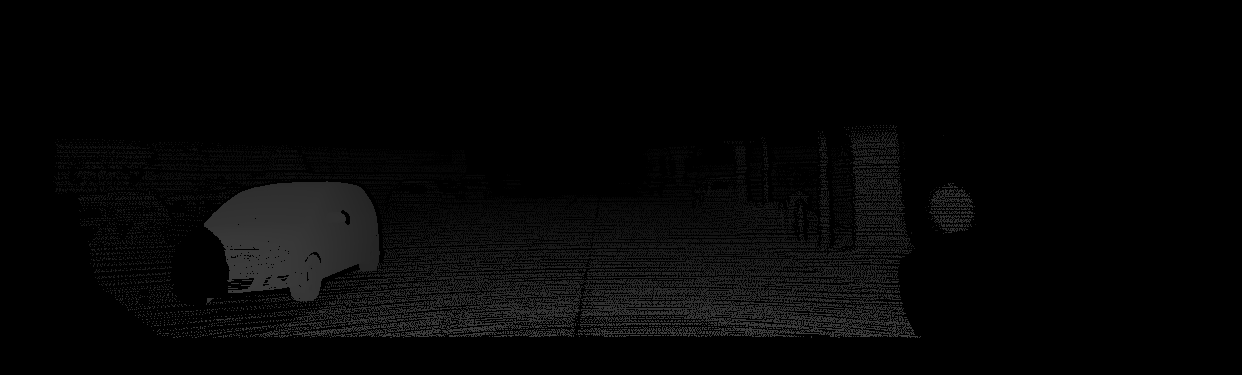
#> input picture datasets/data_scene_flow/training/disp_noc_1/000000_10.png, 1242 x 375 px, found by its file name
$ python check_disparity_gt.py
#> lines starting #> are read from the running program, lines starting #| are printed output that depends on the picture
#!/usr/bin/env python
# -*-coding:utf-8 -*-
"""
@Project ：Masterarbeit
@File    ：check_disparity_gt.py
@Author  ：Yu Cao
@Date    ：2021/12/28 10:26
"""

import re
import numpy as np
import sys
import cv2
import os
from PIL import Image
from tqdm import tqdm


def to_warped_image(img, disp, direction_str):
    if direction_str == 'r2l':
        direction = - 1
    elif direction_str == 'l2r':
        direction = 1

    map_x = np.zeros((img.shape[0], img.shape[1]), dtype=np.float32)
    map_y = np.zeros((img.shape[0], img.shape[1]), dtype=np.float32)

    for i in range(map_x.shape[0]):
        map_x[i, :] = [x for x in range(map_x.shape[1])]

    if disp.ndim == 3:
        disp = np.squeeze(disp, axis=-1)

    map_x = map_x + disp * direction

    for j in range(map_y.shape[1]):
        map_y[:, j] = [y for y in range(map_y.shape[0])]

    left_warped = cv2.remap(img, map_x, map_y, cv2.INTER_LINEAR)

    return left_warped


def get_warp_errormap(img, img_warped, gray=True):

    if gray:
        img= cv2.cvtColor(img, cv2.COLOR_BGR2GRAY)
        img_warped = cv2.cvtColor(img_warped, cv2.COLOR_BGR2GRAY)

    errormap = abs(img.astype('int16') - img_warped.astype('int16'))

    return errormap


def to_warped_image_diy(img, disp, direction_str, right):
    if direction_str == 'r2l':
        direction = - 1
    elif direction_str == 'l2r':
        direction = 1

    map_x = np.zeros((img.shape[0], img.shape[1]), dtype=np.float32)
    map_y = np.zeros((img.shape[0], img.shape[1]), dtype=np.float32)

    for i in range(map_x.shape[0]):
        map_x[i, :] = [x for x in range(map_x.shape[1])]

    if disp.ndim == 3:
        disp = np.squeeze(disp, axis=-1)

    old_map_x = map_x
    map_x = map_x + disp * direction
    mask = old_map_x == map_x
    assert not np.all(mask)

    for j in range(map_y.shape[1]):
        map_y[:, j] = [y for y in range(map_y.shape[0])]

    left_warped = cv2.remap(img, map_x, map_y, cv2.INTER_LINEAR)

    left_new = np.array(left_warped)
    left_new[mask] = 0
    cv2.imwrite("1.jpg", left_new)
    left_points = cv2.imread("1.jpg")

    right_array = np.array(right)
    right_array[mask] = 0
    cv2.imwrite("2.jpg", right_array)
    right_points = cv2.imread("2.jpg")

    print(np.sum(left_new) - np.sum(mask)*3)

    return left_warped, left_points, right_points


# def check_disparity_gt():

if __name__ == "__main__":
    left_path = r"C:\Users\cyzho\Desktop\to_check_disparity\left\2013_05_28_drive_0002_sync_0000004613_left.png"
    # left = Image.open(left_path)
    # left_path = r"D:\Masterarbeit\dataset\sceneflow\driving\left\000001_left.png"
    left_path = r"D:\Masterarbeit\dataset\kitti 2015\kitti_2015\data_scene_flow\training\image_2\000000_10.png"
    left = cv2.imread(left_path)
#> left is the input picture: shape (375, 1242, 3); min 0, max 64, mean 5.5
    # left = np.array(left)


    right_path = r"C:\Users\cyzho\Desktop\to_check_disparity\right\2013_05_28_drive_0002_sync_0000004613_right.png"
    # right = Image.open(right_path)
    #right_path = r"D:\Masterarbeit\dataset\sceneflow\driving\right\000001_right.png"
    right_path = r"D:\Masterarbeit\dataset\kitti 2015\kitti_2015\data_scene_flow\training\image_3\000000_10.png"
    right = cv2.imread(right_path)
    # right = np.array(right)


    disp_path = r"C:\Users\cyzho\Desktop\to_check_disparity\disparity\2013_05_28_drive_0002_sync_0000004613_disparity.tiff"
    #disp_path = r"D:\Masterarbeit\dataset\sceneflow\driving\disparity\000001_disparity.tiff"
    disp_path = r"D:\Masterarbeit\dataset\kitti 2015\kitti_2015\data_scene_flow\training\disp_occ_0\000000_10.png"
    #disp_path = r"C:\Users\cyzho\Desktop\result_dis.png"

    disp = Image.open(disp_path)
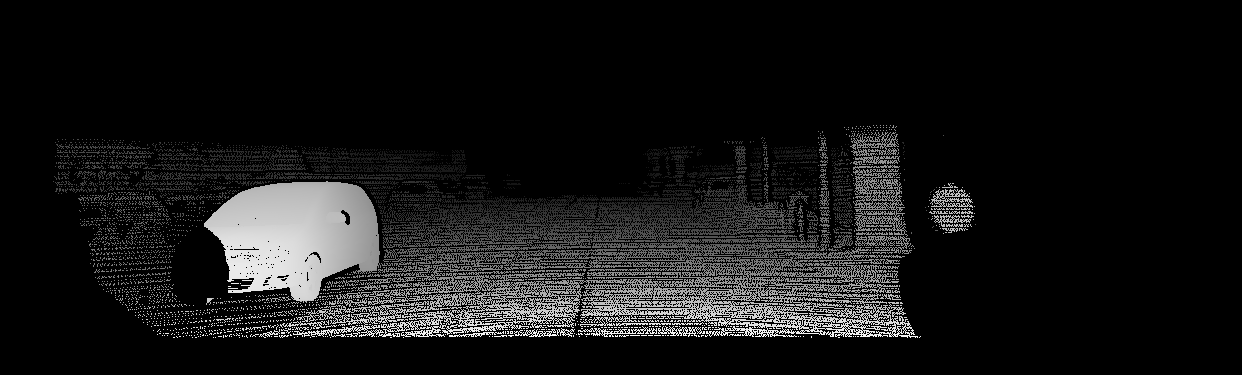
#> disp: PIL image 1242x375 I;16; min 0, max 16619, mean 1427.4; drawn with min black and max white
    disp = np.array(disp, dtype=np.float32)
#> disp: shape (375, 1242) float32
    disp = disp/256.0

    direction_str = 'l2r'
    left_warped = to_warped_image(left, disp, direction_str)
#> after the loop in to_warped_image, `for i in range(map_x.shape[0]):`:
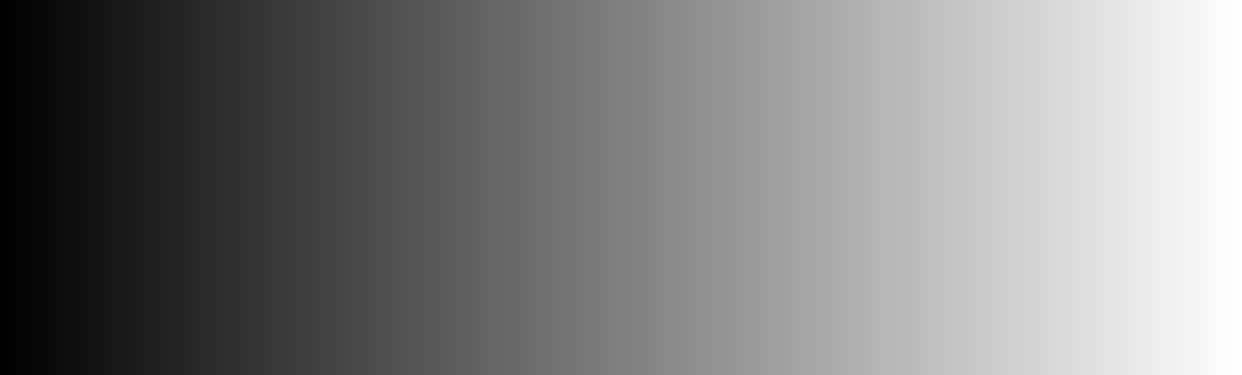
#> map_x: shape (375, 1242) float32; min 0, max 1241, mean 620.5; drawn with min black and max white
#> after the loop in to_warped_image, `for j in range(map_y.shape[1]):`:
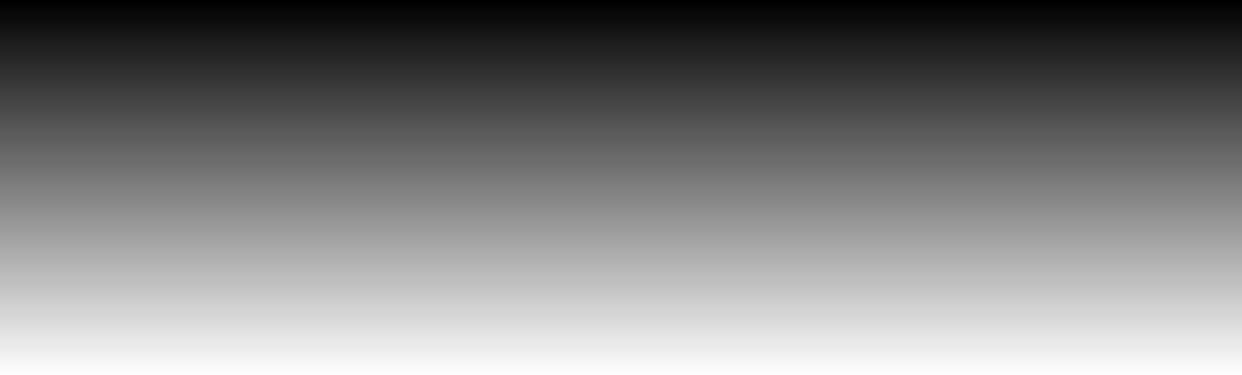
#> map_y: shape (375, 1242) float32; min 0, max 374, mean 187; drawn with min black and max white
#> in to_warped_image, `left_warped = cv2.remap(img, map_x, map_y, cv2.INTER_LINEAR)`:
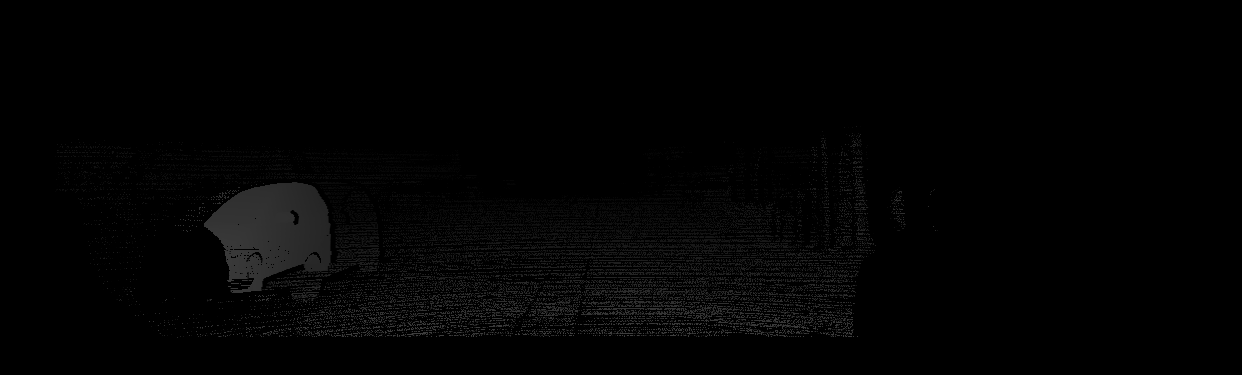
#> left_warped: shape (375, 1242, 3); min 0, max 64, mean 2.9


    errormap = get_warp_errormap(right, left_warped, gray=True)
#> in get_warp_errormap, `errormap = abs(img.astype('int16') - img_warped.astype('int16'))`:
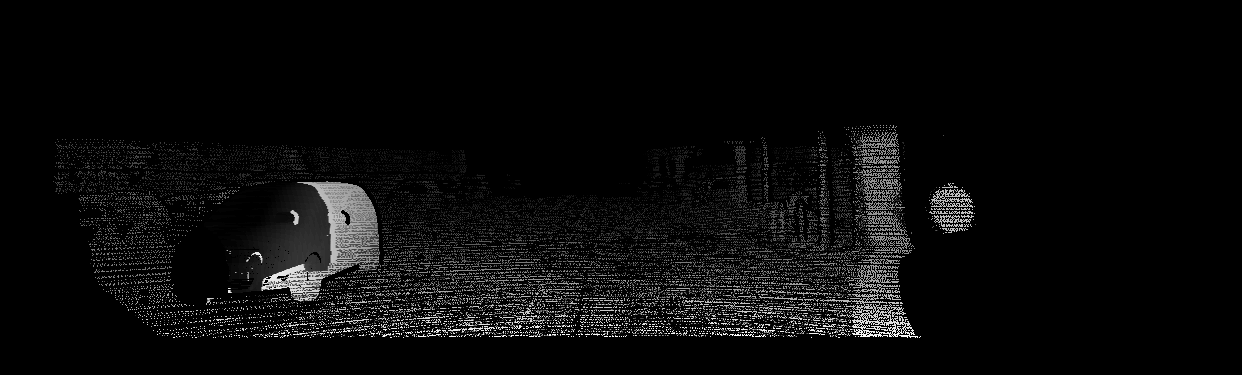
#> errormap: shape (375, 1242) int16; min 0, max 64, mean 2.7; drawn with min black and max white

    errormap = np.array(errormap, np.uint8)
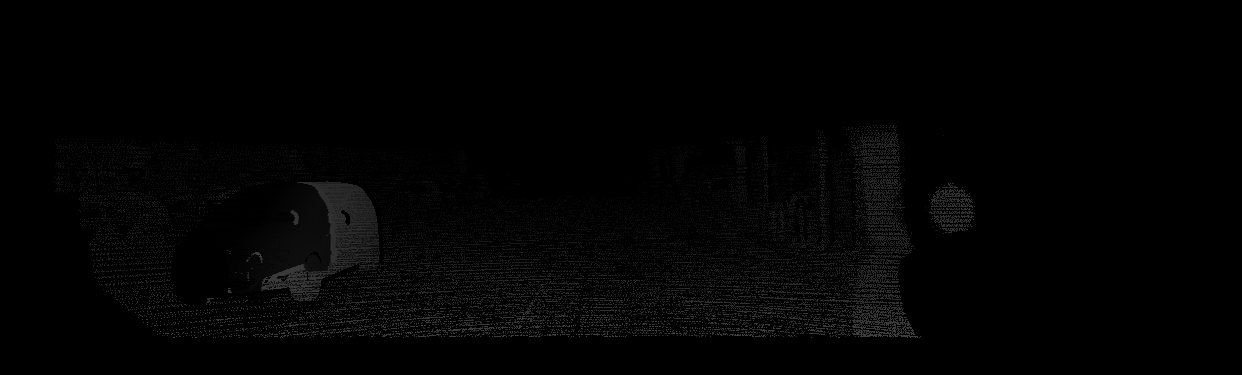
#> errormap: shape (375, 1242); min 0, max 64, mean 2.7
    #errormap = cv2.cvtColor(errormap, cv2.GRAY2COLOR_BGR)
    cv2.imshow("Image", errormap)
    cv2.waitKey(0)
    cv2.destroyAllWindows()


    '''
    direction_str = 'l2r'
    warped_img, warped_points, right_points = to_warped_image_diy(left, disp, direction_str, right)
    direction_str = 'r2l'
    # warped_img, warped_points, right_points = to_warped_image_diy(right, disp, direction_str,left)

    left_warped_points = np.array(warped_points)
    right_points = np.array(right_points)


    diff_positions = []
    for c in [0, 1, 2]:
        for x in tqdm(range(left_warped_points.shape[0])):
            for y in tqdm(range(left_warped_points.shape[1])):
                if left_warped_points[x, y, c] != right_points[x, y, c]:
                    if abs(left_warped_points[x, y, c] - right_points[x, y, c]) < 1:
                        diff_positions.append([x, y])
                else:
                    diff_positions.append([x, y])

    print(np.all(left_warped_points == right_points))
    print(np.sum(left_warped_points != right_points))
    print(np.max(abs(left_warped_points-right_points)))

    for [x,y] in tqdm(diff_positions):
        left_warped_points[x,y] = 0

    cv2.imwrite("3.jpg", left_warped_points)
    left_differ = cv2.imread("3.jpg")


    print('stop')

    cv2.imshow("Image", left_differ)
    cv2.waitKey(0)
    cv2.destroyAllWindows()
    '''

$ run again, with datasets/data_scene_flow/training/disp_noc_1/000007_10.png copied over datasets/data_scene_flow/training/disp_noc_1/000000_10.png
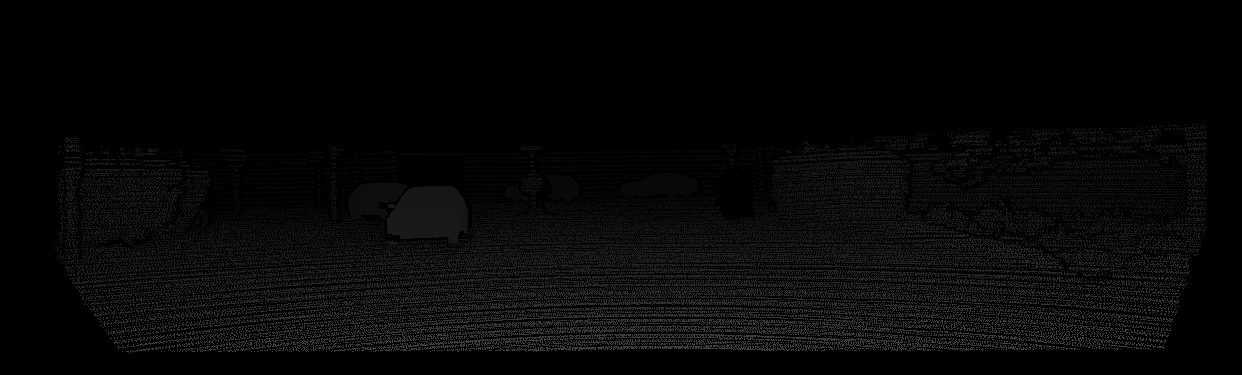
#> input picture datasets/data_scene_flow/training/disp_noc_1/000007_10.png, 1242 x 375 px, found by its file name
#> left is the input picture: shape (375, 1242, 3); min 0, max 70, mean 6.4
#> `disp = Image.open(disp_path)`:
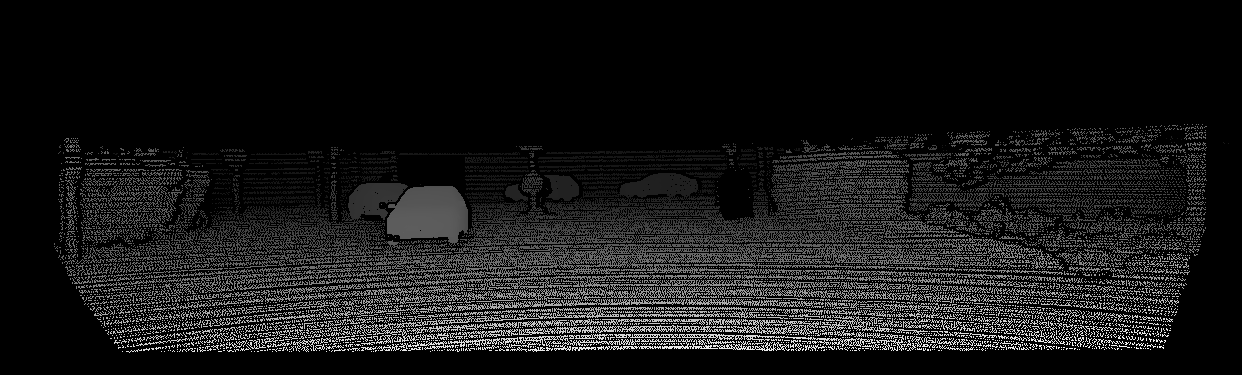
#> disp: PIL image 1242x375 I;16; min 0, max 18065, mean 1651; drawn with min black and max white
#> in get_warp_errormap, `errormap = abs(img.astype('int16') - img_warped.astype('int16'))`:
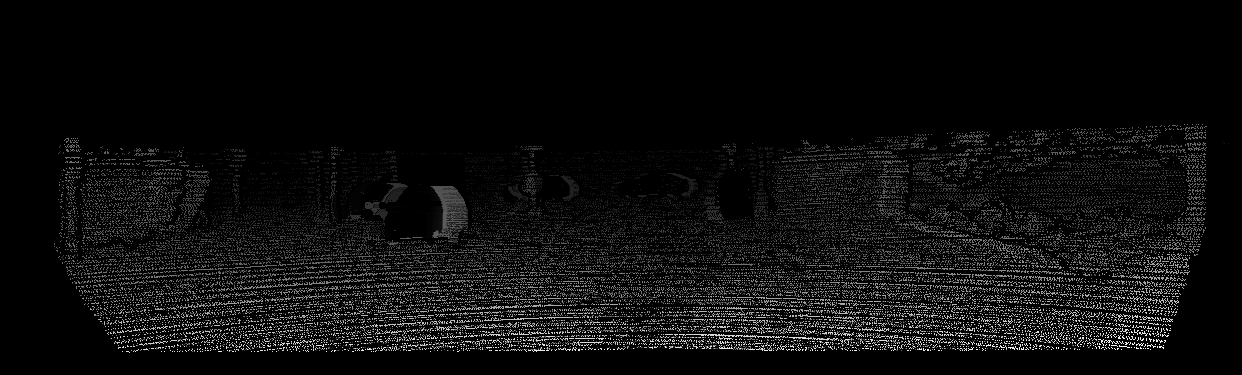
#> errormap: shape (375, 1242) int16; min 0, max 70, mean 3.6; drawn with min black and max white

$ run again, with datasets/data_scene_flow/training/disp_noc_1/000019_10.png copied over datasets/data_scene_flow/training/disp_noc_1/000000_10.png
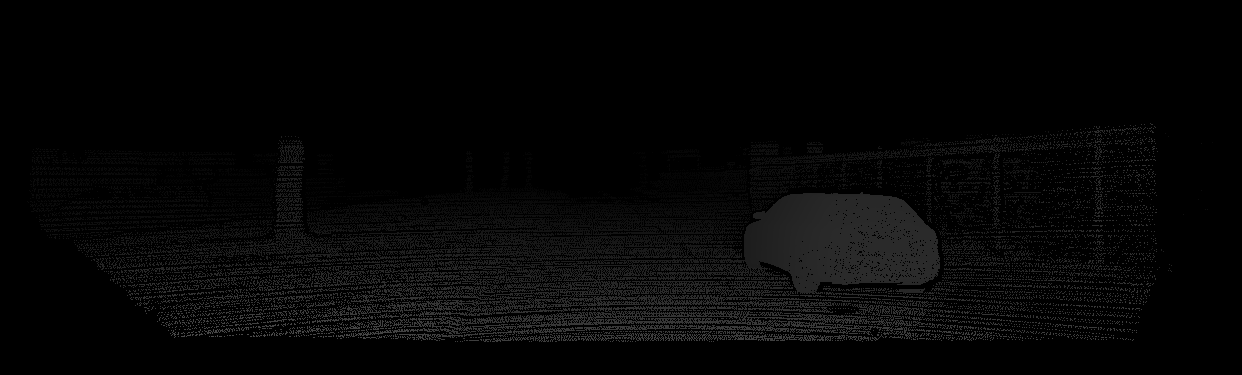
#> input picture datasets/data_scene_flow/training/disp_noc_1/000019_10.png, 1242 x 375 px, found by its file name
#> left is the input picture: shape (375, 1242, 3); min 0, max 76, mean 5.8
#> `disp = Image.open(disp_path)`:
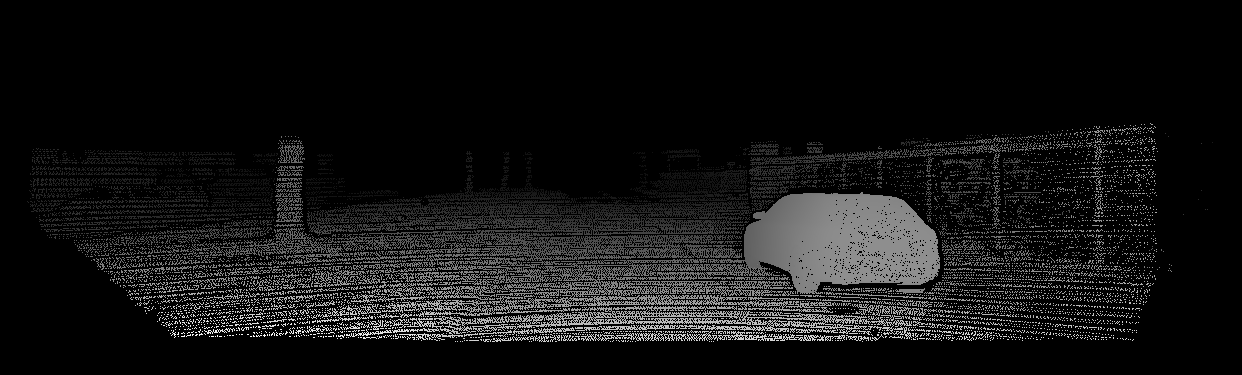
#> disp: PIL image 1242x375 I;16; min 0, max 19610, mean 1499.7; drawn with min black and max white
#> `errormap = np.array(errormap, np.uint8)`:
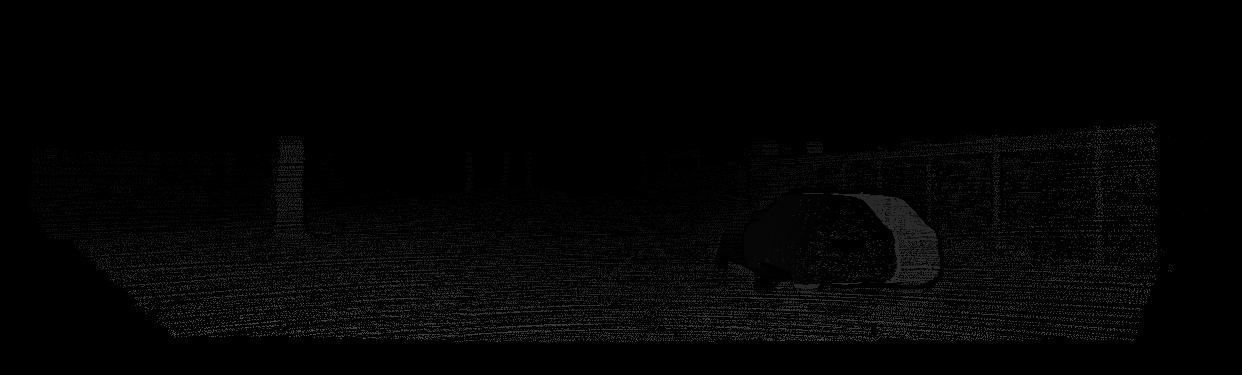
#> errormap: shape (375, 1242); min 0, max 76, mean 3.1
